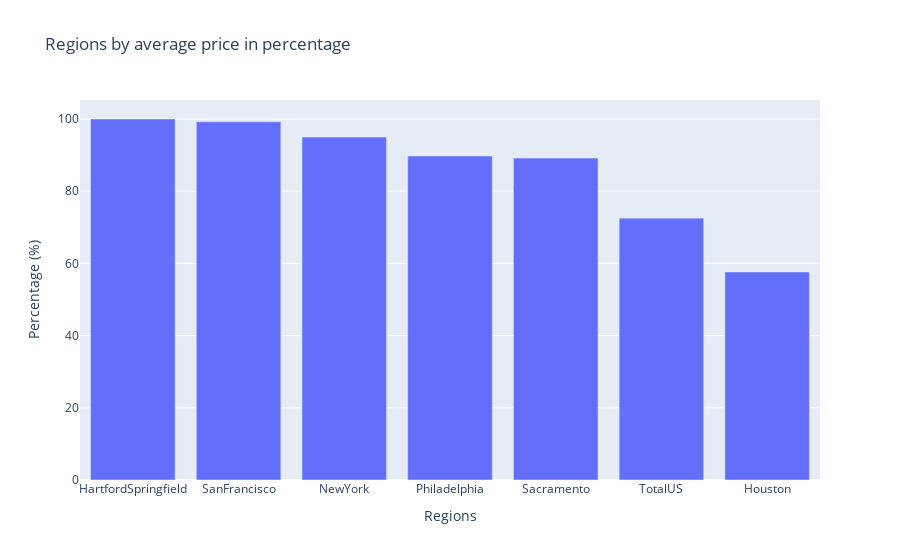

Source (notebook cell):
### Code cell
fig = px.bar(combined_avg_price, x= combined_avg_price['region'], y=(combined_avg_price['AveragePrice'] / combined_avg_price['AveragePrice'].max()) * 100, title='Regions by average price in percentage')
fig.update_layout(xaxis_title='Regions', yaxis_title='Percentage (%)')
fig.show()

### Figure 1 — Plotly figure (JSON) as saved in the notebook; plotly's stock layout.template omitted (floating-point values rounded to 4 significant figures)
{"data": [{"alignmentgroup": "True", "hovertemplate": "region=%{x}<br>y=%{y}<extra></extra>", "legendgroup": "", "marker": {"color": "#636efa", "pattern": {"shape": ""}}, "name": "", "offsetgroup": "", "orientation": "v", "showlegend": false, "textposition": "auto", "type": "bar", "x": ["HartfordSpringfield", "SanFrancisco", "NewYork", "Philadelphia", "Sacramento", "TotalUS", "Houston"], "xaxis": "x", "y": [100, 99.21, 94.99, 89.74, 89.16, 72.53, 57.62], "yaxis": "y"}], "layout": {"barmode": "relative", "legend": {"tracegroupgap": 0}, "title": {"text": "Regions by average price in percentage"}, "xaxis": {"anchor": "y", "domain": [0, 1], "title": {"text": "Regions"}}, "yaxis": {"anchor": "x", "domain": [0, 1], "title": {"text": "Percentage (%)"}}}}
